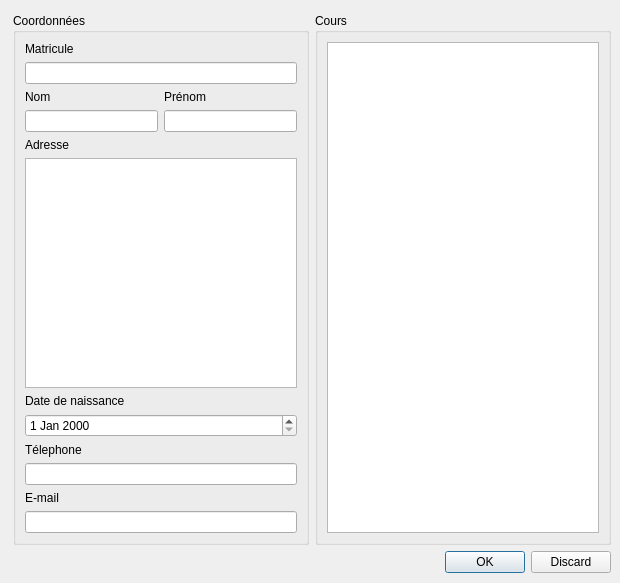
<?xml version="1.0" encoding="UTF-8"?>
<ui version="4.0">
 <class>AddStudentDialog</class>
 <widget class="QDialog" name="AddStudentDialog">
  <property name="geometry">
   <rect>
    <x>0</x>
    <y>0</y>
    <width>620</width>
    <height>583</height>
   </rect>
  </property>
  <property name="sizePolicy">
   <sizepolicy hsizetype="Fixed" vsizetype="Fixed">
    <horstretch>0</horstretch>
    <verstretch>0</verstretch>
   </sizepolicy>
  </property>
  <property name="windowTitle">
   <string>Dialog</string>
  </property>
  <widget class="QWidget" name="">
   <property name="geometry">
    <rect>
     <x>13</x>
     <y>13</y>
     <width>598</width>
     <height>560</height>
    </rect>
   </property>
   <layout class="QVBoxLayout" name="verticalLayout_2">
    <item>
     <layout class="QHBoxLayout" name="horizontalLayout">
      <item>
       <widget class="QGroupBox" name="groupBox">
        <property name="title">
         <string>Coordonnées</string>
        </property>
        <layout class="QGridLayout" name="gridLayout_3">
         <item row="0" column="0">
          <layout class="QGridLayout" name="gridLayout_2">
           <item row="0" column="0">
            <widget class="QLabel" name="Label_Matricule">
             <property name="text">
              <string>Matricule</string>
             </property>
            </widget>
           </item>
           <item row="1" column="0">
            <widget class="QLineEdit" name="LineEdit_Matricule"/>
           </item>
          </layout>
         </item>
         <item row="1" column="0">
          <layout class="QGridLayout" name="gridLayout">
           <item row="0" column="0">
            <widget class="QLabel" name="Label_Nom">
             <property name="text">
              <string>Nom</string>
             </property>
            </widget>
           </item>
           <item row="0" column="1">
            <widget class="QLabel" name="Label_Prenom">
             <property name="text">
              <string>Prénom</string>
             </property>
            </widget>
           </item>
           <item row="1" column="0">
            <widget class="QLineEdit" name="LineEdit_Nom"/>
           </item>
           <item row="1" column="1">
            <widget class="QLineEdit" name="LineEdit_Prenom"/>
           </item>
          </layout>
         </item>
         <item row="2" column="0">
          <widget class="QLabel" name="Label_Adresse">
           <property name="text">
            <string>Adresse</string>
           </property>
          </widget>
         </item>
         <item row="3" column="0">
          <widget class="QTextEdit" name="TextEdit_Adresse"/>
         </item>
         <item row="4" column="0">
          <widget class="QLabel" name="label">
           <property name="text">
            <string>Date de naissance</string>
           </property>
          </widget>
         </item>
         <item row="5" column="0">
          <widget class="QDateEdit" name="DateEdit_Naissance"/>
         </item>
         <item row="6" column="0">
          <widget class="QLabel" name="Label_Telephone">
           <property name="text">
            <string>Télephone </string>
           </property>
          </widget>
         </item>
         <item row="7" column="0">
          <widget class="QLineEdit" name="LineEdit_Telephone"/>
         </item>
         <item row="8" column="0">
          <widget class="QLabel" name="Label_Email">
           <property name="text">
            <string>E-mail</string>
           </property>
          </widget>
         </item>
         <item row="9" column="0">
          <widget class="QLineEdit" name="LineEdit_Email"/>
         </item>
        </layout>
       </widget>
      </item>
      <item>
       <widget class="QGroupBox" name="groupBox_2">
        <property name="title">
         <string>Cours</string>
        </property>
        <layout class="QVBoxLayout" name="verticalLayout">
         <item>
          <widget class="QListView" name="listView"/>
         </item>
        </layout>
        <zorder>listView</zorder>
        <zorder>groupBox</zorder>
        <zorder>groupBox</zorder>
       </widget>
      </item>
     </layout>
    </item>
    <item>
     <layout class="QHBoxLayout" name="horizontalLayout_2">
      <item>
       <spacer name="horizontalSpacer">
        <property name="orientation">
         <enum>Qt::Horizontal</enum>
        </property>
        <property name="sizeHint" stdset="0">
         <size>
          <width>40</width>
          <height>20</height>
         </size>
        </property>
       </spacer>
      </item>
      <item>
       <widget class="QDialogButtonBox" name="buttonBox">
        <property name="orientation">
         <enum>Qt::Horizontal</enum>
        </property>
        <property name="standardButtons">
         <set>QDialogButtonBox::Discard|QDialogButtonBox::Ok</set>
        </property>
       </widget>
      </item>
     </layout>
    </item>
   </layout>
  </widget>
 </widget>
 <resources/>
 <connections>
  <connection>
   <sender>buttonBox</sender>
   <signal>accepted()</signal>
   <receiver>AddStudentDialog</receiver>
   <slot>accept()</slot>
   <hints>
    <hint type="sourcelabel">
     <x>248</x>
     <y>254</y>
    </hint>
    <hint type="destinationlabel">
     <x>157</x>
     <y>274</y>
    </hint>
   </hints>
  </connection>
  <connection>
   <sender>buttonBox</sender>
   <signal>rejected()</signal>
   <receiver>AddStudentDialog</receiver>
   <slot>reject()</slot>
   <hints>
    <hint type="sourcelabel">
     <x>316</x>
     <y>260</y>
    </hint>
    <hint type="destinationlabel">
     <x>286</x>
     <y>274</y>
    </hint>
   </hints>
  </connection>
 </connections>
</ui>
